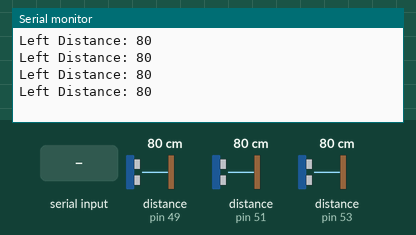
Recording of a sketch running on a simulated Arduino Mega 2560, built with avr-gcc and run on an emulated ATmega2560. Parts: the last lines printed to the serial monitor. Wiring (inferred from the names in the program): ultrasonic range finder: trigger pin 50; echo pin 51. Inputs (shaded band) come from the test bench; at power-on: distance to the obstacle (sensors on pin 51, pin 49, pin 53) 80 cm. The echo pulse lasts 58.3 µs per cm.

Above: at 1.2 s.
1.3 s: distance to the obstacle (sensor on pin 51) set to 2 cm
At 1.78 s:
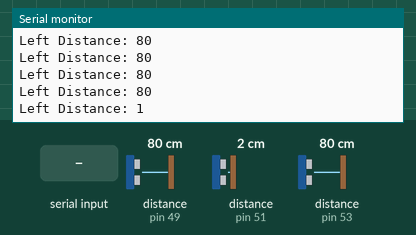
4.3 s: "C" received over Serial
At 4.8 s:
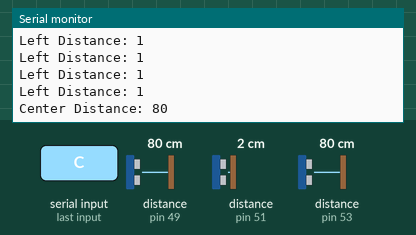
6.7 s: "R" received over Serial
At 7.24 s:
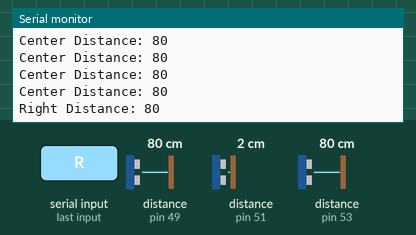
9.1 s: "1" received over Serial
At 9.3 s:
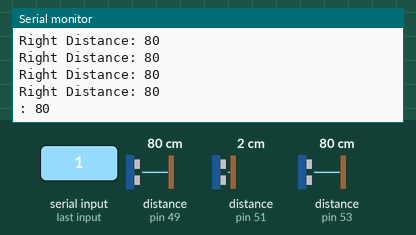

The sketch:

Ultrasonic.ino
```cpp
//description:sketch createdd to check whether the ultrasonic pins work


#define LeftUltrasonicTrig 50
#define LeftUltrasonicEcho 51
#define FrontUltrasonicTrig 48
#define FrontUltrasonicEcho 49
#define RightUltrasonicTrig 52
#define RightUltrasonicEcho 53
int Val = 76;
int Distance = 999;

void setup() {
  Serial.begin(9600);
  pinMode(FrontUltrasonicTrig, OUTPUT);
  pinMode(FrontUltrasonicEcho, INPUT);
  pinMode(LeftUltrasonicTrig, OUTPUT);
  pinMode(LeftUltrasonicEcho, INPUT);
  pinMode(RightUltrasonicTrig, OUTPUT);
  pinMode(RightUltrasonicEcho, INPUT);
}
/* ------------------------------(LOOP)------------------------------*/
// use buttons R C L
void loop() {
  if (Serial.available() > 0) {
    Val = Serial.read();
  }
  if (Val == 76) {
    Distance = LookLeft();
    Serial.print("Left Distance");
  }
  if (Val == 67){
    Distance = LookForward();
    Serial.print("Center Distance");
  }
  if (Val == 82) {
    Distance = LookRight();
    Serial.print("Right Distance");
  }
  Serial.print(": ");
  Serial.println(Distance);
  delay(250);
}

int LookForward() {
  int Centimeters = UltrasonicCheckDistance(FrontUltrasonicTrig, FrontUltrasonicEcho);
  return Centimeters;
}
int LookLeft() {
  int Centimeters = UltrasonicCheckDistance(LeftUltrasonicTrig, LeftUltrasonicEcho);
  return Centimeters;
}
int LookRight() {
  int Centimeters = UltrasonicCheckDistance(RightUltrasonicTrig, RightUltrasonicEcho);
  return Centimeters;
}

int UltrasonicCheckDistance(int Trig, int Echo) {
  delay(50); // the delay is to verify that a previous check won't interfier with this one
  long Duration;
  // The sensor is triggered by a HIGH pulse of 10 or more microseconds.
  // Give a short LOW pulse beforehand to ensure a clean HIGH pulse:
  digitalWrite(Trig, LOW);
  delayMicroseconds(2);
  digitalWrite(Trig, HIGH);
  delayMicroseconds(10);
  digitalWrite(Trig, LOW);
  Duration = pulseIn(Echo, HIGH);
  // convert the time into a distance
  int Centimeters = Duration / 29 / 2;
  return Centimeters;
}
```

Measured:
- after the input at 1.3 s, the serial monitor: prints a new line after 0.28 s (image 1)
- after the input at 4.3 s, the serial monitor: prints a new line after 0.29 s (image 2)
- after the input at 6.7 s, the serial monitor: prints a new line after 0.34 s (image 3)
- after the input at 9.1 s, the serial monitor: prints a new line at once (image 4)
